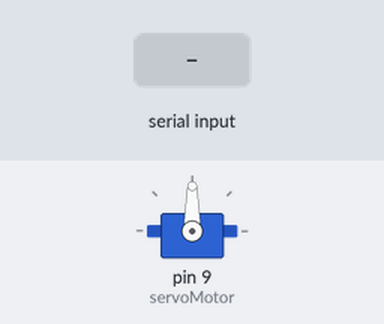
Bench run of a sketch on a simulated Arduino Uno, built with avr-gcc and run on an emulated ATmega328P. Shown: servo. The test bench sets the inputs (shaded band).

Above: at 1.2 s.
1.3 s: "1" received over Serial
At 2.0 s:
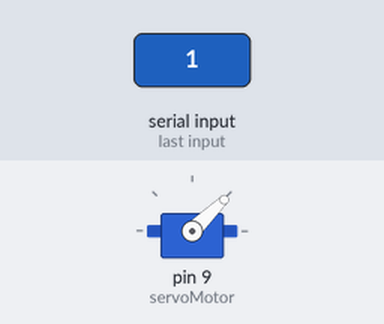
2.8 s: "2" received over Serial
At 3.2 s:
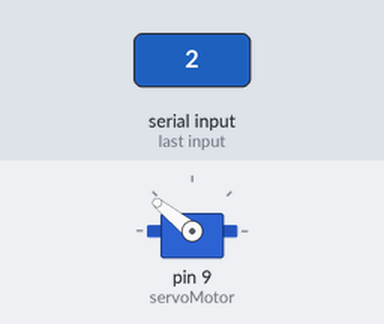
Timing chart, 0 to 5.8 s (numbered marks = the images above; inputs shaded):
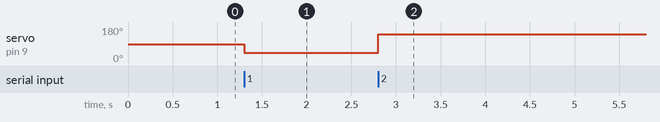

The sketch:

120200214_servocode.ino
```cpp
#include <Servo.h>

Servo servoMotor;

void setup() {
  // Initialize serial communication
  Serial.begin(9600);

  // Attach servo to pin 9
  servoMotor.attach(9);

}

void loop() {
  // Check if data is available to read from serial port
  if (Serial.available() > 0) {
    // Read the incoming byte
    char receivedChar = Serial.read();

    // Move servo based on received signal
    if (receivedChar == '1') {  // Move right for apple
       servoMotor.writeMicroseconds(1000);  // set servo to mid-point
    } else if (receivedChar == '2') {  // Move left for banana
       servoMotor.writeMicroseconds(2000);  // set servo to mid-point
    }
  }
}
```

Measured:
- after the input at 1.3 s, servo on pin 9 (servoMotor): 90° → 44° at once
- after the input at 2.8 s, servo on pin 9 (servoMotor): 44° → 141° at once
